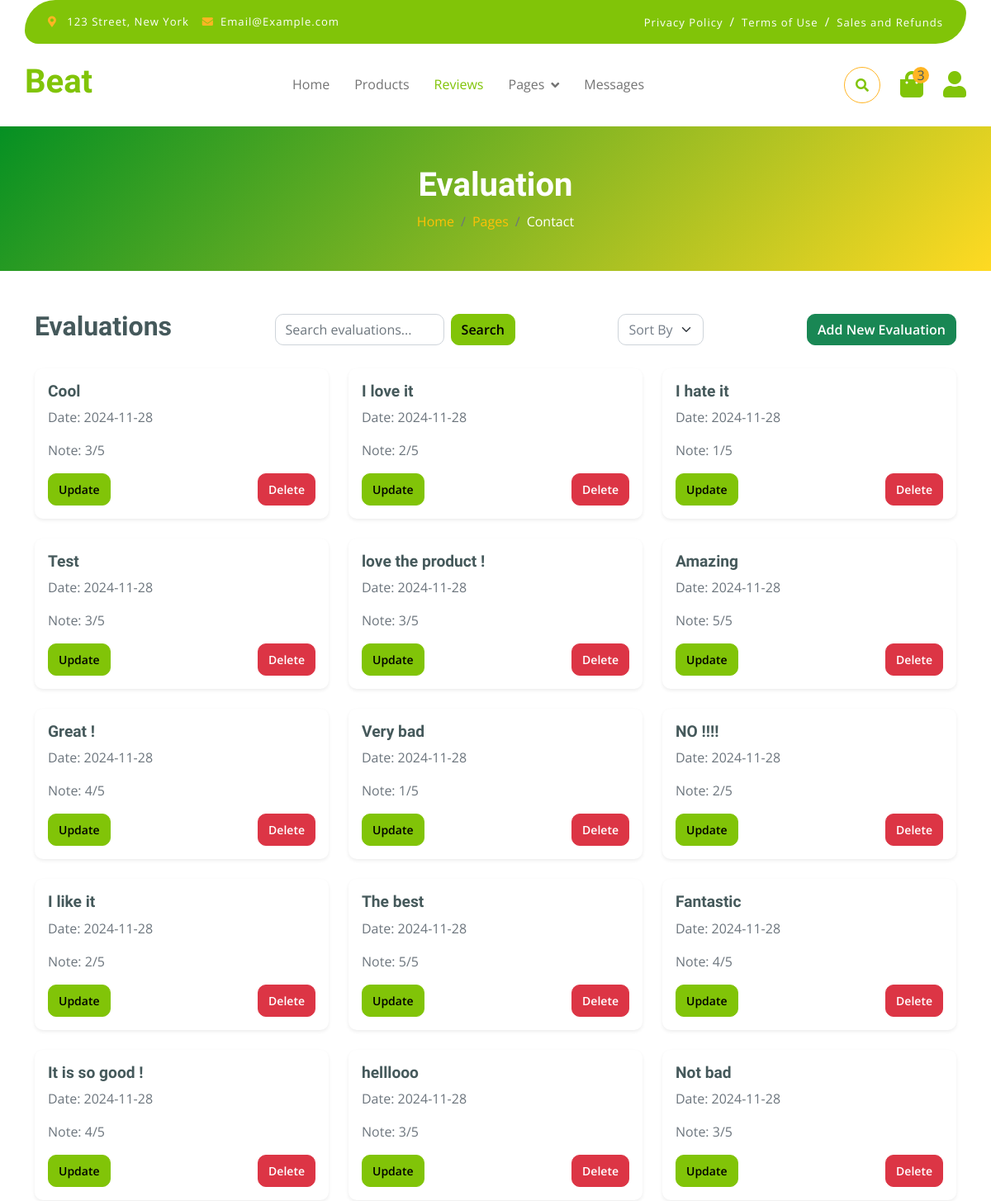
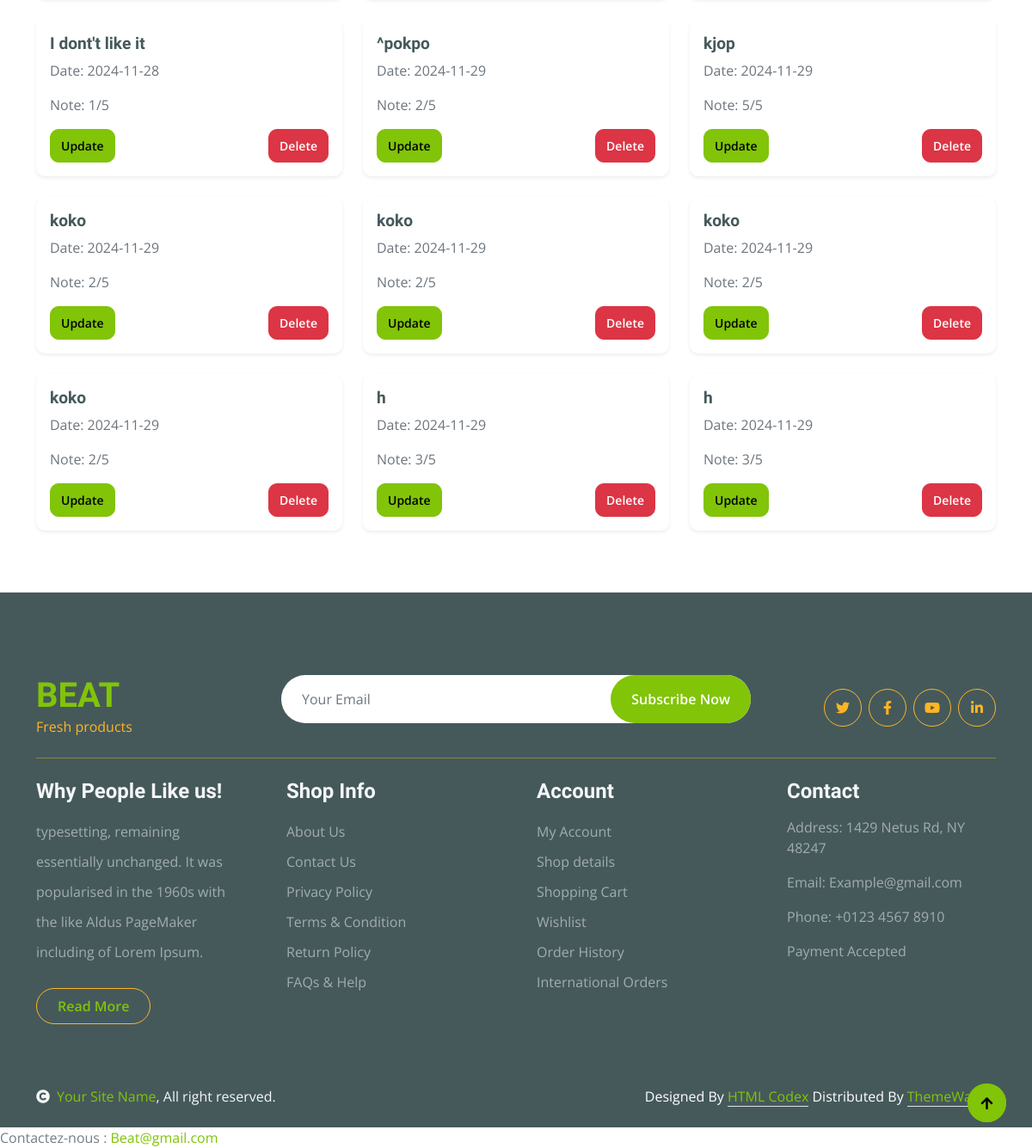
Page /Evaluation/ on the committed database (2 pictures, top to bottom).
### Evaluation/models.py (models this page shows, shortened)
class Evaluation(models.Model):
    note = models.IntegerField("Note", choices=[(i, i) for i in range(1, 6)])  # Rating from 1 to 5
    commentaire = models.TextField("Commentaire", blank=True, null=True)
    date_evaluation = models.DateTimeField("Date d'évaluation", auto_now_add=True)
    utilisateur = models.ForeignKey(User,on_delete=models.CASCADE)
    produit = models.ForeignKey(Produit,verbose_name="Produit",on_delete=models.CASCADE,blank=True,null=True)
    TYPE_EVALUATION_CHOICES = [
        ('Produit', 'Produit'),
        ('Vendeur', 'Vendeur'),
    ]
    type_evaluation = models.CharField("Type d'évaluation", max_length=20, choices=TYPE_EVALUATION_CHOICES)
    class Meta:
        verbose_name = "Évaluation"
        verbose_name_plural = "Évaluations"

### Evaluation/views.py (the view)
# urls.py: path('', views.evaluation_list, name='evaluation_list'),
def evaluation_list(request):
    search_query = request.GET.get('search', '')
    sort_option = request.GET.get('sort', '')
    evaluations = Evaluation.objects.all()
    if search_query:
        evaluations = evaluations.filter(commentaire__icontains=search_query)
    if sort_option == 'date':
        evaluations = evaluations.order_by('date_evaluation')
    elif sort_option == 'note':
        evaluations = evaluations.order_by('-note')
    return render(request, 'Evaluation/evaluation_list.html', {'evaluations': evaluations})

### Evaluation/templates/Evaluation/Evaluation_list.html (shortened to what this page needs)
<!DOCTYPE html>
<html lang="fr">
<head>
    {% load static %}
    {% include 'Evaluation/header.html' %}
</head>
<body>
    <div class="container-fluid fixed-top">
        <div class="container topbar bg-primary d-none d-lg-block">
            <div class="d-flex justify-content-between">
                <div class="top-info ps-2">
                    <small class="me-3"><i class="fas fa-map-marker-alt me-2 text-secondary"></i> <a href="#" class="text-white">123 Street, New York</a></small>
                    <small class="me-3"><i class="fas fa-envelope me-2 text-secondary"></i><a href="#" class="text-white">Email@Example.com</a></small>
                </div>
                <div class="top-link pe-2">
                    <a href="#" class="text-white"><small class="text-white mx-2">Privacy Policy</small>/</a>
                    <a href="#" class="text-white"><small class="text-white mx-2">Terms of Use</small>/</a>
                    <a href="#" class="text-white"><small class="text-white ms-2">Sales and Refunds</small></a>
                </div>
            </div>
        </div>
        <div class="container px-0">
            <nav class="navbar navbar-light bg-white navbar-expand-xl">
                <a href="index.html" class="navbar-brand"><h1 class="text-primary display-6">Beat</h1></a>
                <div class="collapse navbar-collapse bg-white" id="navbarCollapse">
                    <div class="navbar-nav mx-auto">
                        <a href="{% url 'client_dashboard' %}" class="nav-item nav-link ">Home</a>
                        <a href="{% url 'shop' %}"class="nav-item nav-link">Products</a>
                        <a href="{% url 'evaluation_list' %}" class="nav-item nav-link active">Reviews</a>
                        <div class="nav-item dropdown">
                            <a href="#" class="nav-link dropdown-toggle" data-bs-toggle="dropdown">Pages</a>
                        </div>
                        {% load static %}
                        <a href="{% url 'messages_list' %}"class="nav-item nav-link">Messages</a>
                    </div>
                    <div class="d-flex m-3 me-0">
                        <button class="btn-search btn border border-secondary btn-md-square rounded-circle bg-white me-4" data-bs-toggle="modal" data-bs-target="#searchModal"><i class="fas fa-search text-primary"></i></button>
                        <a href="#" class="position-relative me-4 my-auto">
                            <i class="fa fa-shopping-bag fa-2x"></i>
                            <span class="position-absolute bg-secondary rounded-circle d-flex align-items-center justify-content-center text-dark px-1" style="top: -5px; left: 15px; height: 20px; min-width: 20px;">3</span>
                        </a>
                        <a href="#" class="my-auto">
                            <i class="fas fa-user fa-2x"></i>
                        </a>
                    </div>
                </div>
            </nav>
        </div>
    </div>
    <div class="container-fluid page-header py-5">
        <h1 class="text-center text-white display-6">Evaluation</h1>
        <ol class="breadcrumb justify-content-center mb-0">
            <li class="breadcrumb-item"><a href="#">Home</a></li>
            <li class="breadcrumb-item"><a href="#">Pages</a></li>
            <li class="breadcrumb-item active text-white">Contact</li>
        </ol>
    </div>
    <div class="container my-5">
        <div class="d-flex justify-content-between align-items-center mb-4">
            <h2>Evaluations</h2>
            <form method="get" action="{% url 'evaluation_list' %}" class="d-flex">
                <input type="text" name="search" class="form-control me-2" placeholder="Search evaluations..." value="{{ request.GET.search }}">
                <button type="submit" class="btn btn-primary">Search</button>
            </form>
            <form method="get" action="{% url 'evaluation_list' %}">
                <select name="sort" class="form-select" onchange="this.form.submit()">
                    <option value="" disabled selected>Sort By</option>
                </select>
            </form>
            <form method="get" action="{% url 'evaluation_create' %}">
                <button type="submit" class="btn btn-success">Add New Evaluation</button>
            </form>
        </div>
        <div class="row">
            {% for evaluation in evaluations %}
                <div class="col-md-6 col-lg-4 mb-4">
                    <div class="card shadow-sm border-0">
                        <div class="card-body">
                            <h4 class="card-title">{{ evaluation.commentaire }}</h4>
                            <p class="text-muted">Date: {{ evaluation.date_evaluation|date:"Y-m-d" }}</p>
                            <p class="text-muted">Note: {{ evaluation.note }}/5</p>
                            <div class="d-flex justify-content-between">
                                <form method="get" action="{% url 'evaluation_update' pk=evaluation.pk %}">
                                    <button type="submit" class="btn btn-primary btn-sm">Update</button>
                                </form>
                                <form method="post" action="{% url 'evaluation_delete' pk=evaluation.pk %}">
                                    <button type="submit" class="btn btn-danger btn-sm">Delete</button>
                                </form>
                            </div>
                        </div>
                    </div>
                </div>
            {% endfor %}
        </div>
    </div>
    <footer>
        {% include 'Evaluation/footer.html' %}
        Contactez-nous : <a href="mailto:Beat@gmail.com">Beat@gmail.com</a>
    </footer>
</body>
</html>

### static/css/style.css (style rules this page uses)
.btn { font-weight: 600; transition: .5s; }
.btn-md-square { width: 44px; height: 44px; }
.btn-square, .btn-sm-square, .btn-md-square, .btn-lg-square { padding: 0; display: flex; align-items: center; justify-content: center; font-weight: normal; }
.btn.border-secondary { transition: 0.5s; }
.fixed-top { transition: 0.5s; background: var(--bs-white); border: 0; }
.topbar { padding: 20px; border-radius: 230px 100px; }
.topbar .top-info { font-size: 15px; line-height: 0; letter-spacing: 1px; display: flex; align-items: center; }
.topbar .top-link { font-size: 15px; line-height: 0; letter-spacing: 1px; display: flex; align-items: center; }
.topbar .top-link a { letter-spacing: 1px; }
.navbar .navbar-nav .nav-link { padding: 10px 15px; font-size: 16px; transition: .5s; }
.navbar { height: 100px; border-bottom: 1px solid rgba(255, 255, 255, .1); }
.navbar .navbar-nav .nav-link:hover, .navbar .navbar-nav .nav-link.active, .fixed-top.bg-white .navbar .navbar-nav .nav-link:hover, .fixed-top.bg-white .navbar .navbar-nav .nav-link.active { color: var(--bs-primary); }
.navbar .dropdown-toggle::after { border: none; content: "\f107"; font-family: "Font Awesome 5 Free"; font-weight: 700; vertical-align: middle; margin-left: 8px; }
.page-header { position: relative; background: linear-gradient(rgba(0, 0, 0, 0.3), rgba(0, 0, 0, 0.3)), url(../img/cart-page-header-img.jpg); background-position: center center; background-repeat: no-repeat; background-size: cover; }
@media (min-width: 992px) { .hero-header, .page-header { margin-top: 152px !important; } }

### Evaluation/templates/Evaluation/Evaluation_list.html (style rules this page uses)
.page-header { background-color: #343a40; background-image: linear-gradient(135deg, #059023, #ffda22); color: white; padding: 50px 0; text-align: center; }
.page-header h1 { color: white; font-weight: bold; }
.breadcrumb-item a { color: #ffc107; }
.breadcrumb-item.active { color: white; }
.card-title { font-size: 1.2rem; font-weight: bold; }
.btn-sm { padding: 0.5rem 0.75rem; }

### rows in the picture
Evaluation: commentaire "Cool", date_evaluation "2024-11-28", note "3"
Evaluation: commentaire "I love it", date_evaluation "2024-11-28", note "2"
Evaluation: commentaire "I hate it", date_evaluation "2024-11-28", note "1"
Evaluation: commentaire "Test", date_evaluation "2024-11-28", note "3"
Evaluation: commentaire "love the product !", date_evaluation "2024-11-28", note "3"
Evaluation: commentaire "Amazing", date_evaluation "2024-11-28", note "5"
Evaluation: commentaire "Great !", date_evaluation "2024-11-28", note "4"
Evaluation: commentaire "Very bad", date_evaluation "2024-11-28", note "1"
Evaluation: commentaire "NO !!!!", date_evaluation "2024-11-28", note "2"
Evaluation: commentaire "I like it", date_evaluation "2024-11-28", note "2"
Evaluation: commentaire "The best", date_evaluation "2024-11-28", note "5"
Evaluation: commentaire "Fantastic", date_evaluation "2024-11-28", note "4"
Evaluation: commentaire "It is so good !", date_evaluation "2024-11-28", note "4"
Evaluation: commentaire "helllooo", date_evaluation "2024-11-28", note "3"
Evaluation: commentaire "Not bad", date_evaluation "2024-11-28", note "3"
Evaluation: commentaire "I dont't like it", date_evaluation "2024-11-28", note "1"
Evaluation: commentaire "^pokpo", date_evaluation "2024-11-29", note "2"
Evaluation: commentaire "kjop", date_evaluation "2024-11-29", note "5"
Evaluation: commentaire "koko", date_evaluation "2024-11-29", note "2"
Evaluation: commentaire "koko", date_evaluation "2024-11-29", note "2"
Evaluation: commentaire "koko", date_evaluation "2024-11-29", note "2"
Evaluation: commentaire "koko", date_evaluation "2024-11-29", note "2"
Evaluation: commentaire "h", date_evaluation "2024-11-29", note "3"
Evaluation: commentaire "h", date_evaluation "2024-11-29", note "3"
